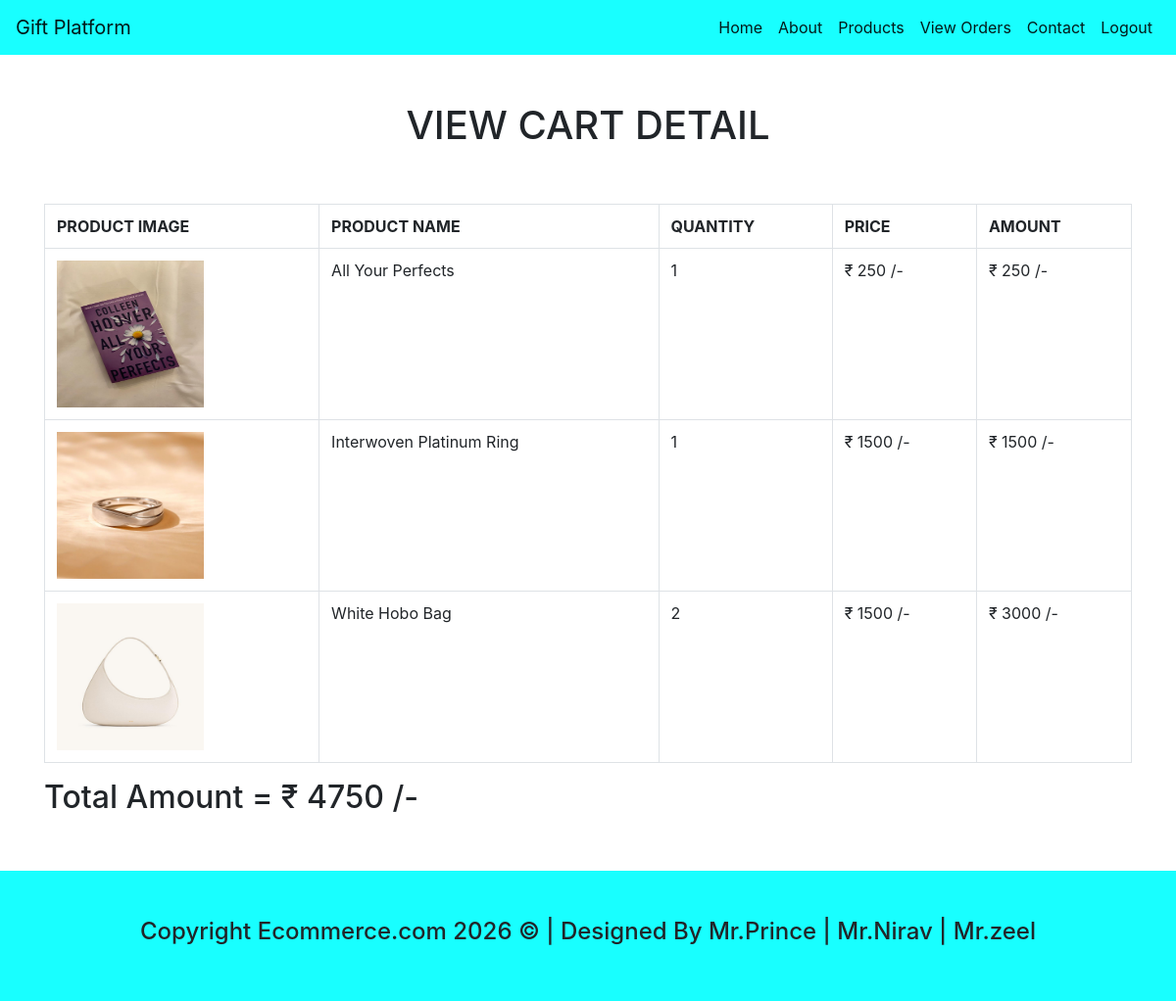
The page /cust_view_order_detail.php?cid=6 (signed in) on the database its author committed.
### tables this page shows
CREATE TABLE IF NOT EXISTS `cart_detail` (
  `cart_id` int(10) NOT NULL,
  `product_id` int(10) NOT NULL,
  `qty` int(10) NOT NULL,
  `price` int(10) NOT NULL
);

CREATE TABLE IF NOT EXISTS `product_detail` (
  `product_id` int(10) NOT NULL AUTO_INCREMENT,
  `product_name` varchar(50) NOT NULL,
  `description` varchar(500) NOT NULL,
  `category_id` int(10) NOT NULL,
  `price` varchar(10) NOT NULL,
  `product_image` varchar(50) NOT NULL,
  `supplier_id` int(10) NOT NULL,
  PRIMARY KEY (`product_id`)
);

### cust_view_order_detail.php (the view, shortened to what this page needs)
<?php
include("header.php");
include("connect.php");
?>
<div class="container">
    <div class="row">
        <div class="col-md-12 text-center mt-5">
            <h1>VIEW CART DETAIL</h1>
         </div>
    </div>
    <div class="row mt-5">
         <div class="col-md-12">
            <?php
                $cartid = $_REQUEST["cid"];
                $tot=0;
                $res3=mysqli_query($con,"select * from cart_detail where cart_id='$cartid'");
                if(mysqli_num_rows($res3)>0)
                {
                    echo"<table class='table table-bordered'>
                           <tr>
                                <th> PRODUCT IMAGE</th>
                                <th> PRODUCT NAME</th>
                                <th> QUANTITY</th>
                                <th> PRICE</th>
                                <th> AMOUNT</th>
                            </tr>";
                        while($r3=mysqli_fetch_array($res3))
                        {
                            echo "<tr>";
                            $res4=mysqli_query($con,"select * from product_detail where product_id='$r3[1]'");
                            $r4=mysqli_fetch_array($res4);
                            echo "<td><img src='$r4[5]' style='width:150px; height:150px;'></td>";
                            echo "<td>$r4[1]</td>";
                            echo "<td>$r3[2]</td>";
                            echo "<td>&#8377; $r3[3] /- </td>";
                            $amt = $r3[2] * $r3[3];
                            $tot = $tot + $amt;
                            echo "<td>&#8377; $amt /- </td>";
                            echo "</tr>";
                        }
                    echo "</table>";
                    echo "<h2> Total Amount = &#8377; $tot /- </h2>";
                }
                else
                {
                    echo "<h2>No Product Found In Cart</h2>";
                }
            ?>
        </div>
    </div>
</div>
<?php
include("footer.php");
?>

### rows shown on the page
cart_detail: product.product_image (picture), product.product_name "All Your Perfects", qty "1", price "250"
cart_detail: product.product_image (picture), product.product_name "Interwoven Platinum Ring", qty "1", price "1500"
cart_detail: product.product_image (picture), product.product_name "White Hobo Bag", qty "2", price "1500", amt "3000"

### other values the page prints
$tot "4750"
